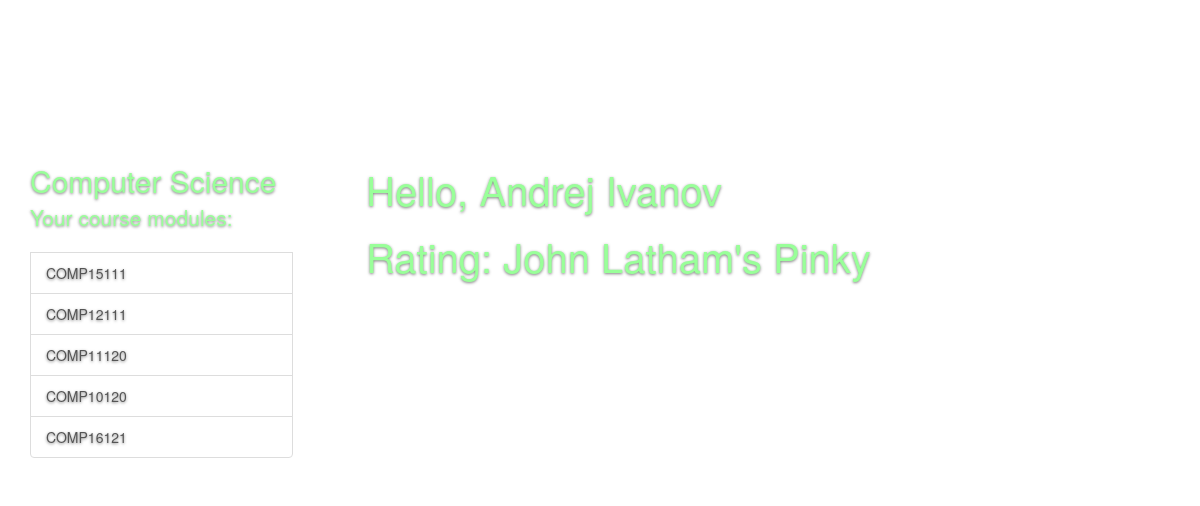
Screenshot of /user_page.php (signed in) with the database file from the repository.
### tables this page shows
CREATE TABLE `courses` (
  `ID` int(200) NOT NULL,
  `Name` varchar(50) NOT NULL,
  `Description` text NOT NULL,
  `ComputerScience` tinyint(1) NOT NULL,
  `ComputerSceinceAndMathematics` tinyint(1) NOT NULL,
  `ComputerScienceAndBusiness` tinyint(1) NOT NULL,
  `HumanComputerInteraction` tinyint(1) NOT NULL
);

### user_page.php (the view, shortened to what this page needs)
<?php
include 'dbh.php';
?>
<!DOCTYPE html>
<html lang="en">
<head>
    <link rel="stylesheet" href="https://maxcdn.bootstrapcdn.com/bootstrap/3.3.7/css/bootstrap.min.css">
    <link rel="stylesheet" href="css/user_page.css">
</head>
<body>
    <div class ="header" style="padding-top:100px;">
        </div>
    <div class="container" style="padding-top:60px">
        <div class="row">
            <div class="col-md-3">
              <div class="list-group">
              <?php
                $courseType = $_SESSION['Course_type'];
                echo '<span>' . $courseType . '</span>';
                ?>
                <p class="lead">Your course modules:</p>
                  <?php
                    switch($courseType)
                    {
                      case "Computer Science":
                      $sql = " SELECT * FROM courses WHERE ComputerScience = '1' ";
                      break;
                    }
                    $result = mysqli_query($conn, $sql);
                    while ($row = mysqli_fetch_assoc($result))
                    {
                      $courseName = $row['Name'];
                      echo "<a class='list-group-item' href='includes/labs_page.php?courseType=".$courseName."'>". $row['Name'] . "</a>";
                    }
                  ?>
                </div>
            </div>
       <div class="userinfo">
         <p> Hello, <?php echo $_SESSION['Name'] ." " . $_SESSION['Surname']; ?> </p>
         <p> Rating: John Latham's Pinky </p>
       </div>
</body>
</html>

### css/user_page.css (style rules this page uses)
html, body { height: 100%; background: url("../img/backgroundEmpty.png"); background-size: 100% 100%; background-attachment: fixed; color: #99ff99; text-align: left; text-shadow: 0 1px 3px rgba(0,0,0,.5); }
p { text-align: left; text-shadow: 0 1px 3px rgba(0,0,0,.5); }
span { font-size: 30px }
.userinfo { font-size: 40px; width: 70%; height: 100px; float: right; text-align: center; }

### rows the page displays
courses: Name "COMP15111"
courses: Name "COMP12111"
courses: Name "COMP11120"
courses: Name "COMP10120"
courses: Name "COMP16121"

### other values shown
$courseType "Computer Science"
$_SESSION['Name'] "Andrej"
$_SESSION['Surname'] "Ivanov"
